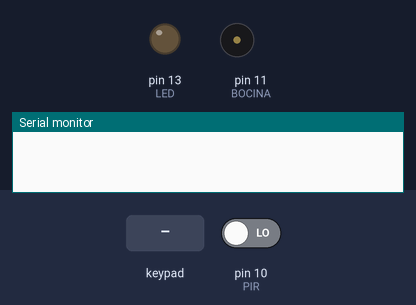
This sketch was run on a simulated Arduino Uno, built with avr-gcc and run on an emulated ATmega328P. Parts: output pins drawn as LEDs (lit = HIGH), buzzer (waves = sounding, pin HIGH), the last lines printed to the serial monitor. The test bench sets the inputs (shaded band); at power-on: pin 10 (PIR) LOW.

Above: at 1.2 s.
1.3 s: pin 10 (PIR) driven HIGH
At 2.0 s:
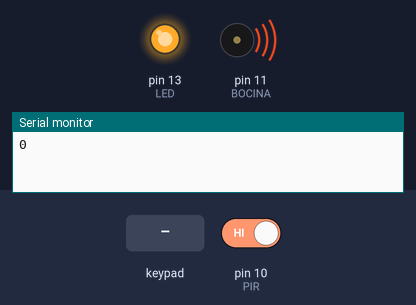
2.8 s: key 'A' pressed
4.3 s: keypad keys 1 2 3 4 # pressed 0.4 s apart
7.8 s: key 'B' pressed
9.3 s: keypad keys 1 2 3 4 * pressed 0.4 s apart
12.8 s: key 'C' pressed
Timing chart, 0 to 15.3 s (numbered marks = the images above; inputs shaded):
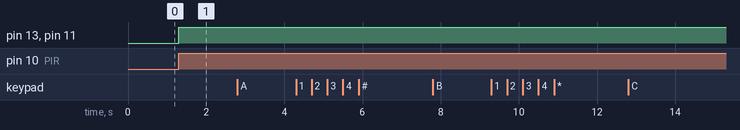

The sketch:

alarma.ino
```cpp
//#include <TimeLib.h>
#include <Keypad.h>

float distancia, val;
//time_t Tini, Tfin, Tnow;

int const tamanhoClave = 4, PIR = 10, BOCINA = 11, LED = 13, LEDKEY = 12;
int numIntrod = 0;
char key;
String clave = {"1234"};
String claveKeypad = {""};
String claveSerial = {""};

bool alarma = false;

// Códigos de envio serial
//0 = Alarma
//1 = Contraseña correcta por keypad
//2 = Apagar alarma

const byte rows = 4; //4 filas
const byte cols = 4; //4 columnas
char keys[rows][cols] = {
  {'1','2','3','A'},
  {'4','5','6','B'},
  {'7','8','9','C'},
  {'*','0','#','D'}
};

byte rowPins[rows] = {9, 8, 7, 6}; //conecta con la fila de pins del keypad
byte colPins[cols] = {5, 4, 3, 2}; //conecta con la columna de pins del keypad
Keypad keypad = Keypad( makeKeymap(keys), rowPins, colPins, rows, cols );

void setup() {
    pinMode(BOCINA, OUTPUT);
    pinMode(PIR, INPUT);
    pinMode(LED, OUTPUT);
    Serial.begin(9600);
}

void loop() {

  if(alarma)
  {
    digitalWrite(BOCINA, HIGH);
    digitalWrite(LED, HIGH);
    //delay(1000);

    //Recibir clave
    //Por Keypad
    key = keypad.getKey();

    if(key != NO_KEY)
    {
      //Serial.println(key);

      numIntrod++;

      if(numIntrod==1)
      {}
         //Tini = now();

       //Tnow = now();

      if((numIntrod>tamanhoClave)) //|| (Tnow-Tini>10000))
      {
        numIntrod = 0;
        claveKeypad.remove(0);
      }else{
        claveKeypad.concat(key);
        Serial.print(key);

        if(claveKeypad.equals(clave))
        {
          alarma=false;
          Serial.print(1, DEC);
        }
      }
    //key = keypad.getKey();
    }
    //Por puerto serie

    if (Serial.available()>0)
   {
      char option = Serial.read();
      if (option == '3')
      {
         alarma = false;
      }
   }

  }else if (!alarma){
    digitalWrite(BOCINA, LOW);
    digitalWrite(LED, LOW);

  //CAMBIAR A PIR

    if(digitalRead(PIR) == HIGH)
    {
      alarma = true;

      //Mandar Mensaje
      Serial.print(0, DEC);

    }

  }

  //digitalWrite(BOCINA, LOW);
  //digitalWrite(LED, LOW);
  //delay(1000);

}
```

Measured:
- after the input at 1.3 s, pin 13 (LED), pin 11 (BOCINA): LOW → HIGH at once
